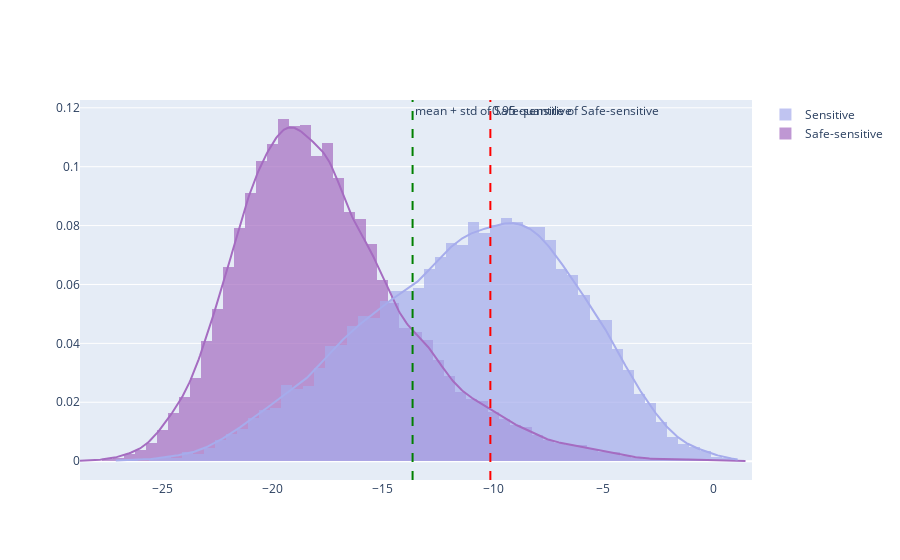

The cell this chart's notebook holds for it:
### Code cell
hist_data = [df_ss['eval_score'], df_s['eval_score']]
group_labels = ['Safe-sensitive', 'Sensitive']
colors = ['#A56CC1', '#A6ACEC']
fig_s = ff.create_distplot(hist_data, group_labels, colors=colors,
                         bin_size=.5, show_rug=False)
#fig_s = px.histogram(hist_data, group_labels)
fig_s.add_vline(x=df_ss['eval_score'].quantile(.95), line_width=2, line_dash="dash", line_color="red", annotation_text="0.95 quantile of Safe-sensitive")
fig_s.add_vline(x=df_ss['eval_score'].mean()+df_ss['eval_score'].std(), line_width=2, line_dash="dash", line_color="green", annotation_text="mean + std of Safe-sensitive")

### Figure 1 — Plotly figure (JSON) as saved in the notebook; plotly's stock layout.template omitted (floating-point values rounded to 4 significant figures; data arrays with more than 128 entries replaced by an {"elided": "..."} marker saying what was removed)
{"data": [{"autobinx": false, "histnorm": "probability density", "legendgroup": "Safe-sensitive", "marker": {"color": "#A56CC1"}, "name": "Safe-sensitive", "opacity": 0.7, "type": "histogram", "x": {"elided": "19880 float values"}, "xaxis": "x", "xbins": {"end": 1.516, "size": 0.5, "start": -28.75}, "yaxis": "y"}, {"autobinx": false, "histnorm": "probability density", "legendgroup": "Sensitive", "marker": {"color": "#A6ACEC"}, "name": "Sensitive", "opacity": 0.7, "type": "histogram", "x": {"elided": "19719 float values"}, "xaxis": "x", "xbins": {"end": 1.156, "size": 0.5, "start": -27.12}, "yaxis": "y"}, {"legendgroup": "Safe-sensitive", "marker": {"color": "#A56CC1"}, "mode": "lines", "name": "Safe-sensitive", "showlegend": false, "type": "scatter", "x": {"elided": "500 float values"}, "xaxis": "x", "y": {"elided": "500 float values"}, "yaxis": "y"}, {"legendgroup": "Sensitive", "marker": {"color": "#A6ACEC"}, "mode": "lines", "name": "Sensitive", "showlegend": false, "type": "scatter", "x": {"elided": "500 float values"}, "xaxis": "x", "y": {"elided": "500 float values"}, "yaxis": "y"}], "layout": {"annotations": [{"showarrow": false, "text": "0.95 quantile of Safe-sensitive", "x": -10.12, "xanchor": "left", "xref": "x", "y": 1, "yanchor": "top", "yref": "y domain"}, {"showarrow": false, "text": "mean + std of Safe-sensitive", "x": -13.66, "xanchor": "left", "xref": "x", "y": 1, "yanchor": "top", "yref": "y domain"}], "barmode": "overlay", "hovermode": "closest", "legend": {"traceorder": "reversed"}, "shapes": [{"line": {"color": "red", "dash": "dash", "width": 2}, "type": "line", "x0": -10.12, "x1": -10.12, "xref": "x", "y0": 0, "y1": 1, "yref": "y domain"}, {"line": {"color": "green", "dash": "dash", "width": 2}, "type": "line", "x0": -13.66, "x1": -13.66, "xref": "x", "y0": 0, "y1": 1, "yref": "y domain"}], "xaxis": {"anchor": "y2", "domain": [0, 1], "zeroline": false}, "yaxis": {"anchor": "free", "domain": [0, 1], "position": 0}}}
